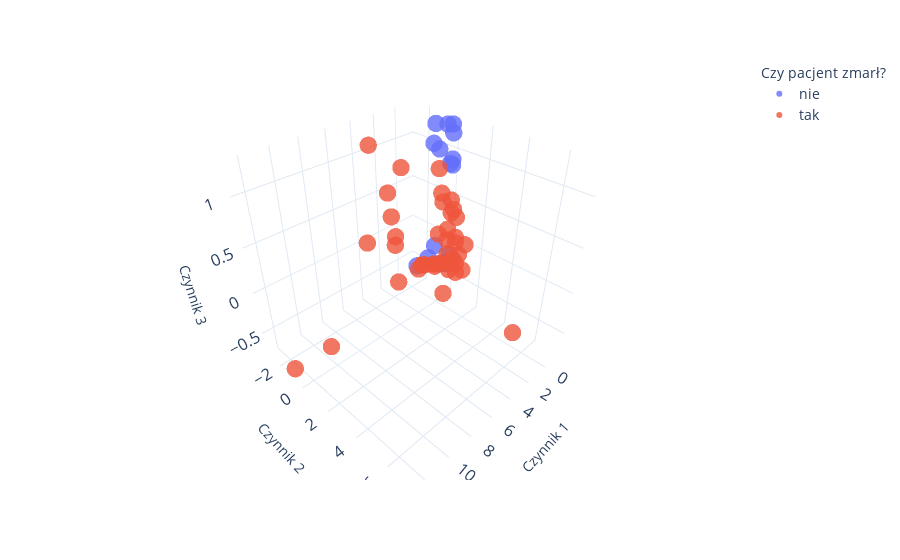

The notebook cell saved with this chart:
### Code cell
merged_data['ZGON'] = merged_data['ZGON'].astype(str)
merged_data['Czy pacjent zmarł?'] = merged_data['ZGON'].map({'1.0': 'tak', '0.0': 'nie'})

fig = px.scatter_3d(merged_data, x='Czynnik 1', y='Czynnik 2', z='Czynnik 3', color='Czy pacjent zmarł?', size_max=18, opacity=0.8)
fig.update_traces(textposition='top center', marker_size=6)

fig.update_layout(
    scene=dict(
        xaxis=dict(tickfont=dict(size=14)),
        yaxis=dict(tickfont=dict(size=14)),
        zaxis=dict(tickfont=dict(size=14)),
    )
)

fig.update_layout(legend=dict(font=dict(size=14)), legend_title=dict(font=dict(size=14)))
fig.update_layout(template="plotly_white")
fig.show()

fig.write_image("images4/" + "pca_miernik_3d" + ".png", width=1000, height=600, scale=4, format="png")
fig.write_html("pca_miernik_3d.html")

### Figure 1 — Plotly figure (JSON) as saved in the notebook; plotly's stock layout.template omitted (floating-point values rounded to 4 significant figures)
{"data": [{"hovertemplate": "Czy pacjent zmarł?=nie<br>Czynnik 1=%{x}<br>Czynnik 2=%{y}<br>Czynnik 3=%{z}<extra></extra>", "legendgroup": "nie", "marker": {"color": "#636efa", "opacity": 0.8, "size": 6, "symbol": "circle"}, "mode": "markers", "name": "nie", "scene": "scene", "showlegend": true, "textposition": "top center", "type": "scatter3d", "x": [-0.1881, -1.335, -1.335, -0.5259, -1.304, -1.335, 0.4669, -1.335, -1.335, -1.335, -1.335, -1.335, -1.214, -1.335, -0.4721, -1.335, -1.333, -1.335, -0.5687, -1.277, -1.335, -0.6775, -1.335, -0.8085, -1.219, -1.314, -1.315, -1.309, -1.335, -1.328, -1.335, -1.335, -0.398, -1.335, -1.029, -1.164, -1.335, -1.156, -1.335, -1.257, -1.048], "y": [-0.8411, 0.02021, 0.02021, -0.596, -0.002915, 0.02021, -1.26, 0.02021, 0.02021, 0.02021, 0.02021, 0.01997, -0.1275, 0.02021, -0.7019, 0.02021, 0.01304, 0.02021, -0.5522, -0.09934, 0.02021, -0.536, 0.02021, -0.373, -0.06652, -0.05492, -0.05109, -0.07095, 0.02021, 0.05376, 0.02021, 0.02021, -0.748, 0.02021, -0.2846, -0.107, 0.02021, -0.114, 0.02021, -0.03761, -0.1937], "z": [-0.2703, -0.3397, -0.3397, -0.1094, -0.3403, -0.3397, -0.375, -0.3397, -0.3397, -0.3397, -0.3397, -0.3357, 0.8582, -0.3397, 1.26, -0.3397, -0.2209, -0.3397, -0.3542, 1.256, -0.3397, 1.007, -0.3397, -0.3496, -0.3419, 0.9037, 0.8403, 1.169, -0.3397, -0.3307, -0.3397, -0.3397, 1.065, -0.3397, 1.255, -0.3429, -0.3397, -0.3232, -0.3397, -0.3411, -0.3451]}, {"hovertemplate": "Czy pacjent zmarł?=tak<br>Czynnik 1=%{x}<br>Czynnik 2=%{y}<br>Czynnik 3=%{z}<extra></extra>", "legendgroup": "tak", "marker": {"color": "#EF553B", "opacity": 0.8, "size": 6, "symbol": "circle"}, "mode": "markers", "name": "tak", "scene": "scene", "showlegend": true, "textposition": "top center", "type": "scatter3d", "x": [0.09682, 2.949, 2.785, -0.7853, 2.57, -0.7621, -0.008659, -1.335, 0.7468, 4.333, 2.186, -1.221, -0.9557, 0.613, 4.359, 12.48, 9.774, 0.1353, 2.143, 0.639, -0.8325, -0.9039, -1.021, -0.1331, 0.06858, 0.7119, 0.6298, 2.113, -0.3768, -1.335, 1.55, -1.321, 2.534, 2.223, -1.175, -0.4836, -1.18, -1.335, 2.731, 0.1198, 0.512, 2.803, 0.4577, -1.304], "y": [-0.9146, -2.866, 2.239, -0.3903, 2.523, -0.4077, 1.742, 0.02021, 1.132, 7.162, -1.689, 0.3451, 0.7126, 1.192, -2.133, -1.035, -0.6431, -1.078, -1.988, -1.018, -0.3972, -0.3389, 0.5681, 1.092, 1.358, 1.071, 0.3256, 2.128, -0.4536, 0.02021, -2.155, -0.02764, -1.212, 2.519, -0.1141, -0.6158, 0.7522, 0.02021, -0.7412, -1.067, 2.128, -1.689, 0.2951, -0.002915], "z": [-0.3534, 1.062, -0.2062, -0.3501, 0.7499, -0.3505, -0.1702, -0.3397, 0.02966, 0.0369, -0.02701, -0.2473, -0.2503, 0.5036, 0.1008, -0.7241, -0.6406, -0.3675, 0.2963, -0.3848, 0.5302, 0.4285, 0.06726, 0.4019, -0.233, 0.3143, 0.9123, 0.02378, -0.3621, -0.3397, 0.00182, 0.4523, -0.4425, 0.378, -0.03374, -0.3558, -0.1462, -0.3397, 0.9517, -0.3672, 0.2111, 0.6259, 0.1754, -0.3403]}], "layout": {"legend": {"font": {"size": 14}, "title": {"font": {"size": 14}, "text": "Czy pacjent zmarł?"}, "tracegroupgap": 0}, "margin": {"t": 60}, "scene": {"domain": {"x": [0, 1], "y": [0, 1]}, "xaxis": {"tickfont": {"size": 14}, "title": {"text": "Czynnik 1"}}, "yaxis": {"tickfont": {"size": 14}, "title": {"text": "Czynnik 2"}}, "zaxis": {"tickfont": {"size": 14}, "title": {"text": "Czynnik 3"}}}}}
